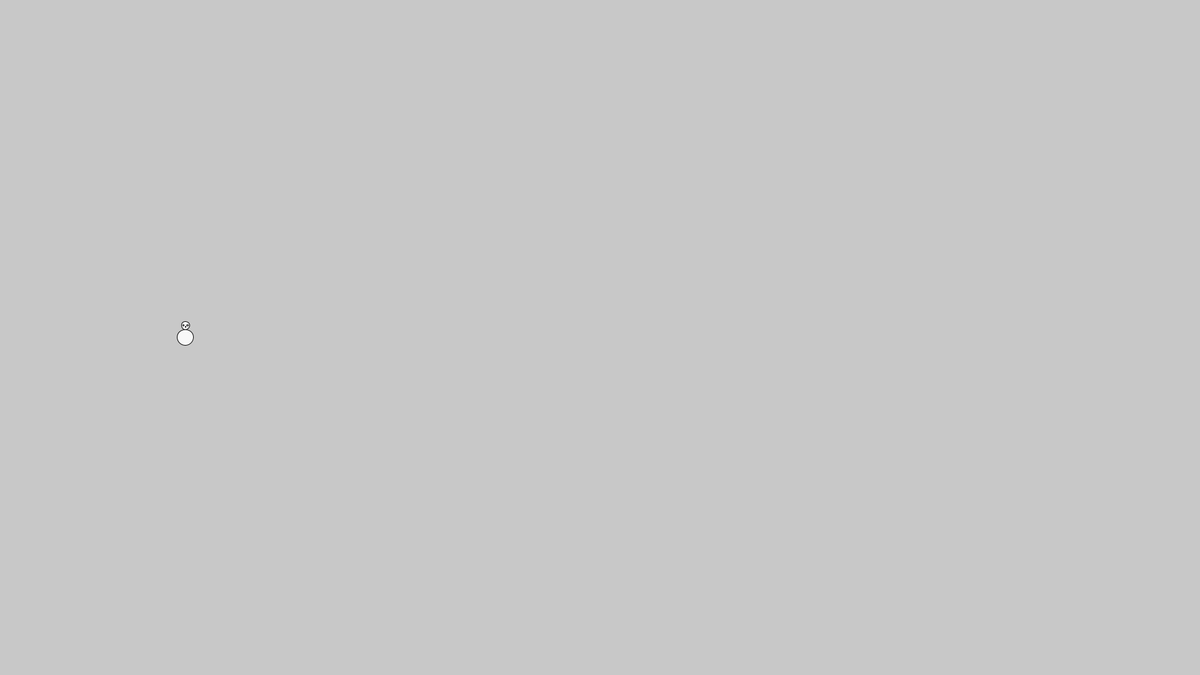
Frame 1 (no input)
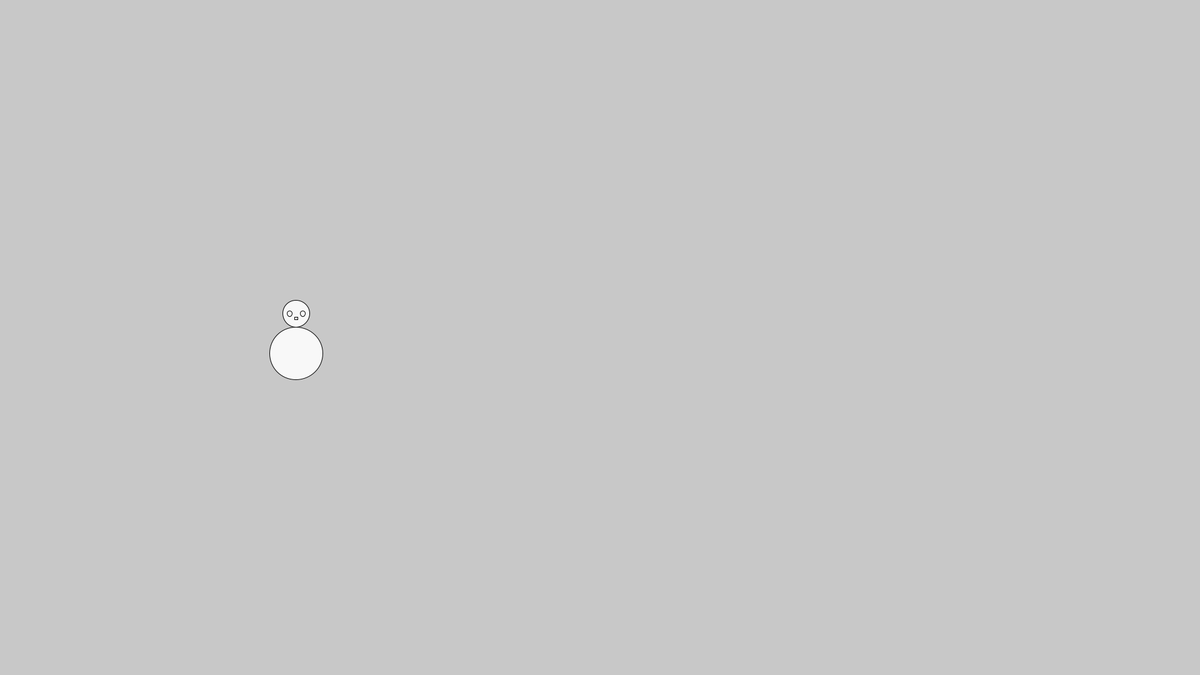
Frame 60 (the mouse pressed at the canvas centre just before this capture)
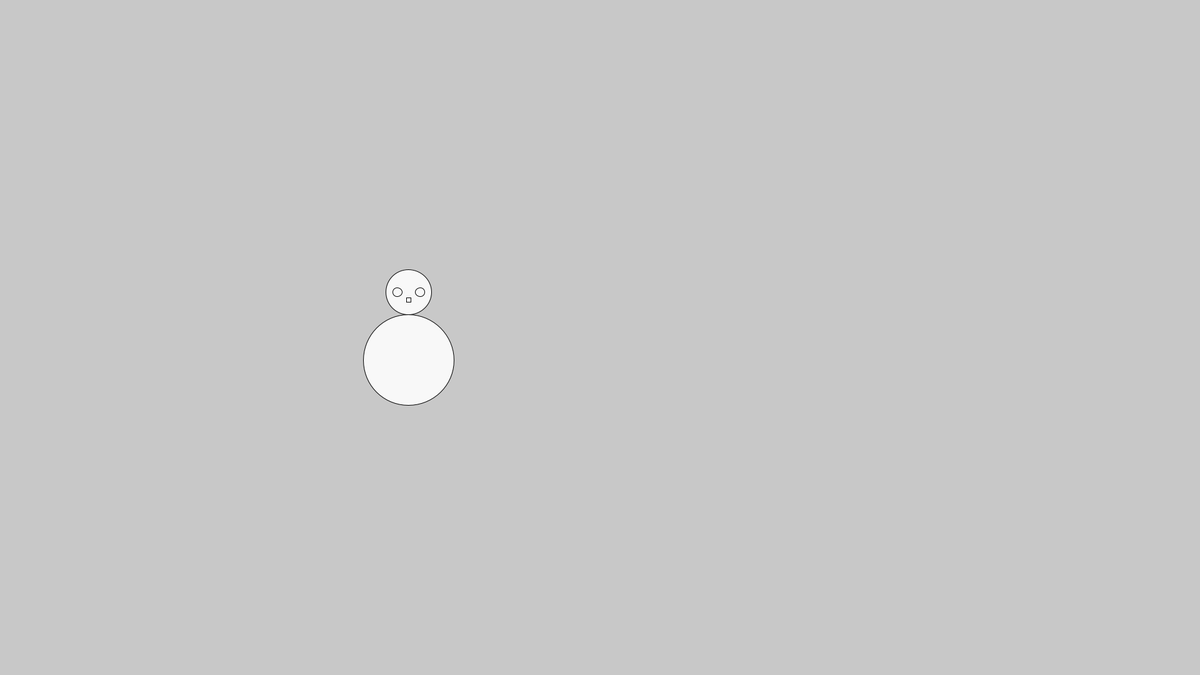
Frame 120 (the mouse held since frame 60 and released just before this capture)

The Processing sketch that drew these frames (run headless with seeded random() and noise(); from frame 60 on, the mouse is pressed at the canvas centre):

// Processing sketch: snemand_2_pde
// ── snemand_2_pde.pde
void setup(){
size(1920,1080);
frameRate(60);
}

float x = 1920/random(10);
float y = 1080/2;
float msize = random(100);
float fspeed = 0;
float g = 1.0;
float xd = 3;

color body = color(204, 102, 0);
color head = color(204, 153, 0);
color eyes = color(153, 51, 0);

void draw(){
clear();                                      //Clear draw
background(200);                              //Colour background
float hsize = msize/2;                        //Adjust size
float hx = x;
float hy = y-msize/2-hsize/2;
float nsize = hsize/10;
float esize = hsize/5;


fill(248);
ellipse(x,y,msize,msize);                      //body
ellipse(hx,hy,hsize,hsize);                    //head

ellipse(hx-hsize/4,hy,esize,esize);            //left eye
ellipse(hx+hsize/4,hy,esize,esize);            //right eye

rect(hx-nsize/2,hy+hsize/8,nsize,nsize);       //nose

if (y+msize/2+fspeed > 1080){                  //Gravity w/ detection
  y = 1080-msize/2;
  fspeed = -(fspeed+g);
  
}
else{                                          //Gravity w/ no decetion
  fspeed += g;
  y += fspeed;
}
if (x+msize/2+xd >= 1920){                     //Move Right detection
 xd = -xd; 
}

if (x-msize/2+xd <= 0){                        //Move Left Detection
 xd = -xd; 
}
x += xd;

msize += 1;                                    //Increase Size
}
